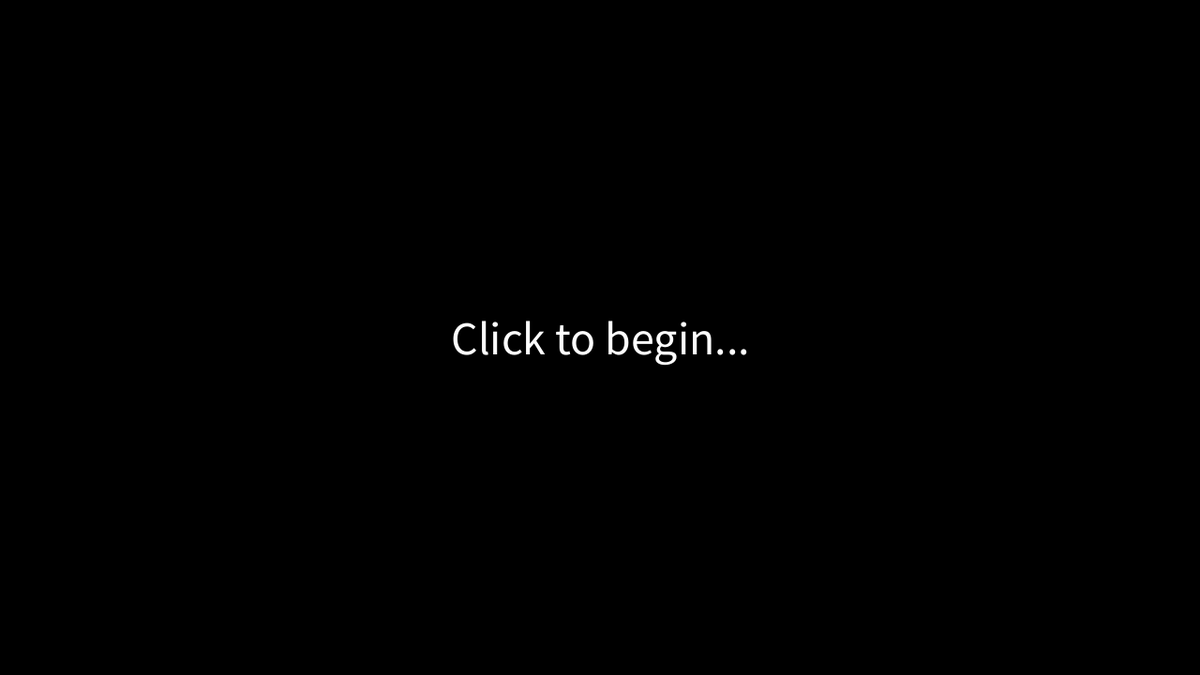
Frame 1 (no input)
Frame 60 (the mouse pressed at the canvas centre just before this capture): identical to frame 1, image omitted
Frame 120 (the mouse held since frame 60 and released just before this capture): identical to frame 1, image omitted

The Processing sketch that drew this single still picture (run headless with seeded random() and noise(); from frame 60 on, the mouse is pressed at the canvas centre):

// Processing sketch: AsteroidsGame
// ── AsteroidsGame.pde
/* Asteroids Game
 * Author: Brian Tom
 * Date: 10/27/15
 * Description: Replica of the classic Asteroids game
 */

// TODO Create destructible asteroids
// TODO Engine fire

int bgColor = color(0);
int asteroidCount = 10;
int screenNum = 0;

// Declarations ---------------------------------------------------------------
Game game;
Star[] stars;
Floater ship;
ArrayList<BigAsteroid> asteroids;
ArrayList<Bullet> bullets;
// Initialize stars and spaceship ---------------------------------------------
public void setup() {
  size(1280, 720);
  frameRate(90);
  smooth();
  ship = new SpaceShip();
  game = new Game((SpaceShip) ship);
  stars = new Star[100];
  for (int i = 0; i < stars.length; i++) stars[i] = new Star();

  asteroids = new ArrayList<BigAsteroid>();
  for (int i = 0; i < asteroidCount; i++) asteroids.add(new BigAsteroid());
  bullets = new ArrayList<Bullet>();
}
// Display the game -----------------------------------------------------------
public void draw() {
  game.screenFade();
  game.keyActions();
  for (int i = 0; i < stars.length; i++) stars[i].display();
  game.destroyAsteroids(asteroids);
  game.destroyBullets(bullets);
  //game.destroyShip((SpaceShip) ship);
  for (Asteroid a : asteroids) {
    a.move();
    a.show();
  }
  for (Bullet b : bullets) {
    b.move();
    b.show();
  }
  ship.move();
  ship.show();
  game.UI((SpaceShip) ship);
}
// Detect Spaceship controls --------------------------------------------------
boolean wPressed = false;
boolean sPressed = false;
boolean aPressed = false;
boolean dPressed = false;
boolean weaponFiring = false;
boolean hyperspaceActive = false;
boolean ctrlPressed = false;
// Detect mouse presses -------------------------------------------------------
public void mouseClicked() {
  screenNum++;
}
// Detect key presses ---------------------------------------------------------
public void keyPressed() {
  // detect ship navigation presses
  if (key == 'w' || key == 'W') wPressed = true;
  if (key == 's' || key == 'A') sPressed = true;
  if (key == 'a' || key == 'S') aPressed = true;
  if (key == 'd' || key == 'D') dPressed = true;
  // fire weapon, spawning new bullet
  if (key == ' ' && !weaponFiring) {
    weaponFiring = true;
    bullets.add(new Bullet((SpaceShip) ship));
  }
  // initiate hyperspace
  if ((key == 'f' || key == 'F') && !hyperspaceActive) {
    hyperspaceActive = true;
    ((SpaceShip) ship).hyperSpace();
  }
  // detect ship "brakes" presses
  if (keyCode == CONTROL) ctrlPressed = true;
}
// Detect key releases for multiple key presses -------------------------------
public void keyReleased() {
  // detect ship navigation releases
  if (key == 'w' || key == 'W') wPressed = false;
  if (key == 's' || key == 'A') sPressed = false;
  if (key == 'a' || key == 'S') aPressed = false;
  if (key == 'd' || key == 'D') dPressed = false;
  // detect weapon fire release
  if (key == ' ') weaponFiring = false;
  // detect hyperspace release
  if (key == 'f' || key == 'F') hyperspaceActive = false;
  // detect ship "brakes" release
  if (keyCode == CONTROL) ctrlPressed = false;
}
// Game class to store game methods -------------------------------------------
class Game {
  SpaceShip myShip;
  public Game(SpaceShip tempShip) {
    myShip = tempShip;
  }
  // Fade the screen slightly to create motion blur
  public void screenFade() {
    noStroke();
    fill(bgColor, 125);
    rect(0, 0, width, height);
  }
  // Display screens and ship info
  public void UI(SpaceShip ship) {
    // display number of lives
    fill(250, 255, 0);
    textSize(30);
    text("Lives: " + ship.getLives(), 0.9*width, 0.9*height);
    if (screenNum == 0) startScreen();
    else if (asteroids.size() == 0 && bullets.size() == 0) winScreen();
    else if (ship.myLives <= 0) deathScreen();
  }
  // Beginning screen
  private void startScreen() {
    noStroke();
    fill(0);
    rect(0, 0, width, height);
    fill(255);
    textAlign(CENTER, CENTER);
    textSize(50);
    text("Click to begin...", width/2, height/2);
    myShip.setLives(3);
  }
  // Win screen
  private void winScreen() {
    noStroke();
    fill(0);
    rect(0, 0, width, height);
    fill(255);
    textAlign(CENTER, CENTER);
    textSize(50);
    text("You Win!", width/2, height/2);
  }
  // End screen on death
  private void deathScreen() {
    noStroke();
    fill(0);
    rect(0, 0, width, height);
    fill(255);
    textAlign(CENTER, CENTER);
    textSize(50);
    text("You Lose!", width/2, height/2);
  }
  // Respond to key presses
  public void keyActions() {
    double accelerationF = 0.2;
    int rotationF = 5;  // rotation in degrees
    // ship navigation
    if (wPressed) ship.accelerate(accelerationF);
    //if (sPressed) ship.accelerate(-accelerationF);
    if (aPressed) ship.rotate(-rotationF);
    if (dPressed) ship.rotate(rotationF);
    // ship "brakes" for slowing down
    if (ctrlPressed) {
      double reducF = 0.99;
      if (Math.abs(ship.myDirectionX) < 0.1) ship.myDirectionX = 0;
      if (Math.abs(ship.myDirectionY) < 0.1) ship.myDirectionY = 0;
      else {
        if (Math.abs(ship.myDirectionX) > 0) ship.myDirectionX *= reducF;
        if (Math.abs(ship.myDirectionY) > 0) ship.myDirectionY *= reducF;
      }
    }
  }
  // Destroy asteroids
  public void destroyAsteroids(ArrayList<BigAsteroid> asteroids) {
    // crashes into ship
    for (int i = 0; i < asteroids.size (); i++) {
      if (asteroids.get(i).distToShip((SpaceShip) ship) <= asteroids.get(i).getRadius()) {
        asteroids.remove(i);
        myShip.setLives(myShip.getLives()-1);
      }
    }
    // bullet hits asteroid
    for (int i = 0; i < asteroids.size (); i++) {
      for (Bullet b : bullets) {
        // Ensure asteroids size is more than i to prevent crash, remove asteroid if bullet in range
        if (asteroids.size() > i && asteroids.get(i).distToBullet(b) <= asteroids.get(i).getRadius()) asteroids.remove(i);
      }
    }
  }
  // Destroy bullets when they move off the screen
  public void destroyBullets(ArrayList<Bullet> bullets) {
    for (int i = 0; i < bullets.size (); i++) {
      int radius = bullets.get(i).mySize/2;
      int centerX = bullets.get(i).getX();
      int centerY = bullets.get(i).getY();
      // Detect bullet if on screen, destroy if off screen
      if (centerX > width+radius || centerX < 0-radius || centerY > height+radius || centerY < 0-radius) {
        bullets.remove(i);
      }
    }
  }
}
// Star class to draw monochromatic stars -------------------------------------
class Star {
  private float myX, myY, myR;
  private int myColor;
  public Star() {
    myX = (float) Math.random()*width;
    myY = (float) Math.random()*height;
    myR = (float) Math.random()*31 + 5;
    myColor = color((int) (Math.random()*256));
  }
  public void display() {
    noStroke();
    fill(myColor);
    ellipse(myX, myY, myR, myR);
  }
}
// Draws the spaceship --------------------------------------------------------
class SpaceShip extends Floater {
  private int[] myXs, myYs;
  private int myLives;
  private final int MAX_SPEED;
  SpaceShip() {
    corners = 17;
    myXs = new int[] {
      25, 0, -5, 0, -10, -10, -25, -20, -10,
      -20, -25, -10, -10, 0, -5, 0, 25
    };
    myYs = new int[] {
      0, -10, -5, -20, -15, -10, -15, -5, 0,
      5, 15, 10, 15, 20, 5, 10, 0
    };
    xCorners = myXs;
    yCorners = myYs;
    myLives = 3;
    myColor = color(255, 94, 0);
    myCenterX = width/2;
    myCenterY = height/2;
    myDirectionX = 0;
    myDirectionY = 0;
    myPointDirection = 0;
    MAX_SPEED = 15;
  }
  public void setLives(int tempLives) {
    myLives = tempLives;
  }
  public int getLives() {
    return (myLives < 0) ? 0 : myLives;
  }
  public void setX(int tempX) {
    myCenterX = tempX;
  }
  public int getX() {
    return (int) myCenterX;
  }
  public void setY(int tempY) {
    myCenterY = tempY;
  }
  public int getY() {
    return (int) myCenterY;
  }
  public void setDirectionX(double tempX) {
    myDirectionX = tempX;
  }
  public double getDirectionX() {
    return myDirectionX;
  }
  public void setDirectionY(double tempY) {
    myDirectionY = tempY;
  }
  public double getDirectionY() {
    return myDirectionY;
  }
  public void setPointDirection(int tempDegrees) {
    myPointDirection = tempDegrees;
  }
  public double getPointDirection() {
    return myPointDirection;
  }
  // Accelerates the floater in the direction it is pointing (myPointDirection)
  public void accelerate(double dAmount) {
    // convert the current direction the floater is pointing to radians
    double dRadians = myPointDirection * (Math.PI/180);
    // change coordinates of direction of travel
    myDirectionX += ((dAmount) * Math.cos(dRadians));
    myDirectionY += ((dAmount) * Math.sin(dRadians));
    if (Math.abs(myDirectionX) > MAX_SPEED) {
      if (myDirectionX > 0) myDirectionX = MAX_SPEED;
      else if (myDirectionX < 0) myDirectionX = -MAX_SPEED;
    }
    if (Math.abs(myDirectionY) > MAX_SPEED) {
      if (myDirectionY > 0) myDirectionY = MAX_SPEED;
      else if (myDirectionY < 0) myDirectionY = -MAX_SPEED;
    }
    //enginePropulsion();
  }
  // Draw engine flames
  //private void enginePropulsion() {
  //  int[] flameColors = {
  //    color(226, 88, 34),
  //    color(255, 153, 0),
  //    color(255, 165, 0),
  //    color(255, 88, 0),
  //    color(255, 209, 220)
  //  };
  //  strokeWeight(10);
  //  stroke(flameColors[(int) (Math.random()*flameColors.length)]);
  //  point((float) (ship.getX()-ship.getDirectionX()), (float) (ship.getY()-ship.getDirectionY()));
  //  // fill(color(flameColors[(int) (Math.random()*flameColors.length)]));
  //  // ellipse((float) (myDirectionX-myCenterX), (float) (myDirectionY-myCenterY), 100, 100);
  //}
  // Hyperspace to new position facing new direction
  public void hyperSpace() {
    myCenterX = (int) (Math.random()*width);
    myCenterY = (int) (Math.random()*height);
    myPointDirection = (int) (Math.random()*360);
    myDirectionX = 0;
    myDirectionY = 0;
  }
  // Draw the spaceship at the current position (myCenterX, myCenterY)
  public void show() {
    noStroke();
    fill(myColor);
    //convert degrees to radians for sin and cos
    double dRadians = myPointDirection*(Math.PI/180);
    int xRotatedTranslated, yRotatedTranslated;
    beginShape();
    for (int nI = 0; nI < corners; nI++) {
      // rotate and translate the coordinates of the floater using current direction
      xRotatedTranslated = (int)((xCorners[nI]* Math.cos(dRadians)) - (yCorners[nI] * Math.sin(dRadians))+myCenterX);
      yRotatedTranslated = (int)((xCorners[nI]* Math.sin(dRadians)) + (yCorners[nI] * Math.cos(dRadians))+myCenterY);
      vertex(xRotatedTranslated, yRotatedTranslated);
    }
    endShape(CLOSE);
  }
}
// Draws Asteroid -------------------------------------------------------------
class Asteroid extends Floater {
  protected int rotateSpeed, radius;
  public Asteroid() {
    corners = 10;
    radius = 0;
    //xCorners = randomCorners('x', corners, radius);
    //yCorners = randomCorners('y', corners, radius);
    rotateSpeed = 0;
    int grey = (int) (Math.random()*51) + 102;
    myColor = color(grey, grey, grey);
    myCenterX = Math.random()*width;
    myCenterY = Math.random()*height;
    myDirectionX = Math.random()*6 - 3;
    myDirectionY = Math.random()*6 - 3;
    myPointDirection = 0;
  }
  public void setX(int tempX) {
    myCenterX = tempX;
  }
  public int getX() {
    return (int) myCenterX;
  }
  public void setY(int tempY) {
    myCenterY = tempY;
  }
  public int getY() {
    return (int) myCenterY;
  }
  public void setDirectionX(double tempX) {
    myDirectionX = tempX;
  }
  public double getDirectionX() {
    return myDirectionX;
  }
  public void setDirectionY(double tempY) {
    myDirectionY = tempY;
  }
  public double getDirectionY() {
    return myDirectionY;
  }
  public void setPointDirection(int tempDegrees) {
    myPointDirection = tempDegrees;
  }
  public double getPointDirection() {
    return myPointDirection;
  }
  public int getRadius() {
    return radius;
  }
  public void move() {
    rotate(rotateSpeed);  // rotate by individually specified amount
    super.move();         // move according to Floater defined move() method
  }
  // Create random corners for the asteroid in a circular method
  protected int[] randomCorners(char dim, int num, int meanRadius) {
    int[] nums = new int[num];  // number of corners
    float theta = 0;
    for (int i = 0; i < nums.length; i++) {
      int radius = (int) (Math.random()*(meanRadius+1)) + (meanRadius-30);
      if (dim == 'x') nums[i] = (int) (Math.sin(theta)*radius);
      if (dim == 'y') nums[i] = (int) (Math.cos(theta)*radius);
      theta += TWO_PI/num;
    }
    return nums;
  }
  // Return distance from this asteroid to SpaceShip s
  protected float distToShip(SpaceShip s) {
    return dist(getX(), getY(), s.getX(), s.getY());
  }
  // Return distance from this asteroid to a Bullet b
  protected float distToBullet(Bullet b) {
    return dist(getX(), getY(), b.getX(), b.getY());
  }
}
// Draw Big Asteroid ----------------------------------------------------------
class BigAsteroid extends Asteroid {
  public BigAsteroid() {
    radius = 75;
    xCorners = randomCorners('x', corners, radius);
    yCorners = randomCorners('y', corners, radius);
    rotateSpeed = (int) (Math.random()*7) - 5;
  }
}
// Draw Small Asteroid --------------------------------------------------------
class SmallAsteroid extends Asteroid {
  public SmallAsteroid() {
    radius = 40;
    xCorners = randomCorners('x', corners, radius);
    yCorners = randomCorners('y', corners, radius);
    rotateSpeed = (int) (Math.random()*11) - 5;
  }
}
// Draws bullet ---------------------------------------------------------------
class Bullet extends Floater {
  int mySize, mySpeed;
  public Bullet (SpaceShip ship) {
    myCenterX = ship.getX();
    myCenterY = ship.getY();
    myPointDirection = ship.getPointDirection();
    double dRadians = myPointDirection*(Math.PI/180);
    myDirectionX = 5 * Math.cos(dRadians) + ship.getDirectionX();
    myDirectionY = 5 * Math.sin(dRadians) + ship.getDirectionY();
    mySize = 10;
    mySpeed = 5;
  }
  public void setX(int tempX) {
    myCenterX = tempX;
  }
  public int getX() {
    return (int) myCenterX;
  }
  public void setY(int tempY) {
    myCenterY = tempY;
  }
  public int getY() {
    return (int) myCenterY;
  }
  public void setDirectionX(double tempX) {
    myDirectionX = tempX;
  }
  public double getDirectionX() {
    return myDirectionX;
  }
  public void setDirectionY(double tempY) {
    myDirectionY = tempY;
  }
  public double getDirectionY() {
    return myDirectionY;
  }
  public void setPointDirection(int tempDegrees) {
    myPointDirection = tempDegrees;
  }
  public double getPointDirection() {
    return myPointDirection;
  }
  public void move() {
    myCenterX += myDirectionX;
    myCenterY += myDirectionY;
  }
  public void show() {
    noStroke();
    fill(255, 255, 0);
    ellipse((float) myCenterX, (float) myCenterY, mySize, mySize);
  }
}
// Abstract Floater class -----------------------------------------------------
abstract class Floater {  // Do NOT modify the Floater class! Make changes in the SpaceShip class
  protected int corners;  // the number of corners, a triangular floater has 3
  protected int[] xCorners;
  protected int[] yCorners;
  protected int myColor;
  protected double myCenterX, myCenterY;       // holds center coordinates
  protected double myDirectionX, myDirectionY; // holds x and y coordinates of the vector for direction of travel
  protected double myPointDirection;           // holds current direction the ship is pointing in degrees
  abstract public void setX(int x);
  abstract public int getX();
  abstract public void setY(int y);
  abstract public int getY();
  abstract public void setDirectionX(double x);
  abstract public double getDirectionX();
  abstract public void setDirectionY(double y);
  abstract public double getDirectionY();
  abstract public void setPointDirection(int degrees);
  abstract public double getPointDirection();
  // Accelerates the floater in the direction it is pointing (myPointDirection)
  public void accelerate(double dAmount) {
    // convert the current direction the floater is pointing to radians
    double dRadians = myPointDirection * (Math.PI/180);
    // change coordinates of direction of travel
    myDirectionX += ((dAmount) * Math.cos(dRadians));
    myDirectionY += ((dAmount) * Math.sin(dRadians));
  }
  // Rotates the floater by a given number of degrees
  public void rotate(int nDegreesOfRotation) {
    myPointDirection += nDegreesOfRotation;
  }
  // Move the floater in the current direction of travel
  public void move() {
    // change the x and y coordinates by myDirectionX and myDirectionY
    myCenterX += myDirectionX;
    myCenterY += myDirectionY;
    // wrap around screen
    if (myCenterX > width) myCenterX = 0;
    else if (myCenterX < 0) myCenterX = width;
    if (myCenterY > height) myCenterY = 0;
    else if (myCenterY < 0) myCenterY = height;
  }
  // Draws the floater at the current position
  public void show() {
    fill(myColor);
    stroke(myColor);
    //convert degrees to radians for sin and cos
    double dRadians = myPointDirection*(Math.PI/180);
    int xRotatedTranslated, yRotatedTranslated;
    beginShape();
    for (int nI = 0; nI < corners; nI++) {
      // rotate and translate the coordinates of the floater using current direction
      xRotatedTranslated = (int)((xCorners[nI]* Math.cos(dRadians)) - (yCorners[nI] * Math.sin(dRadians))+myCenterX);
      yRotatedTranslated = (int)((xCorners[nI]* Math.sin(dRadians)) + (yCorners[nI] * Math.cos(dRadians))+myCenterY);
      vertex(xRotatedTranslated, yRotatedTranslated);
    }
    endShape(CLOSE);
  }
}
